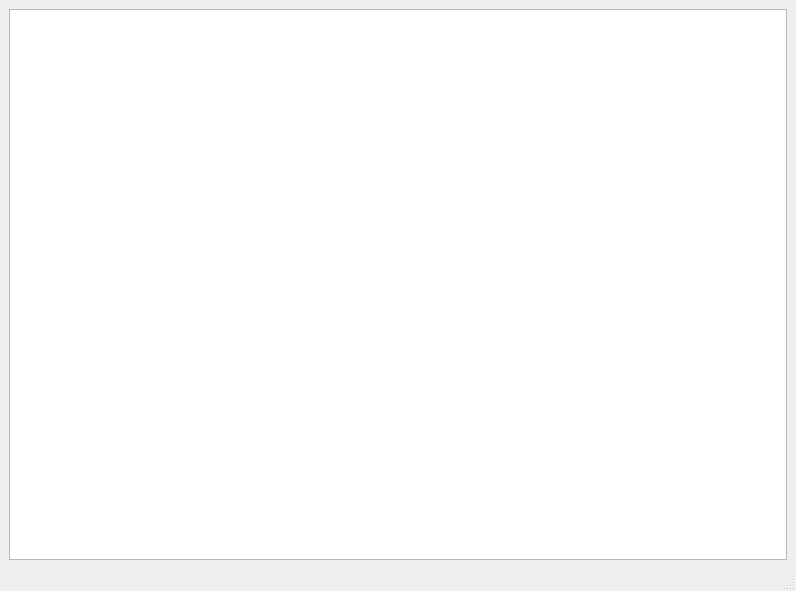
<?xml version="1.0" encoding="UTF-8"?>
<ui version="4.0">
 <class>MainWindow</class>
 <widget class="QMainWindow" name="MainWindow">
  <property name="geometry">
   <rect>
    <x>0</x>
    <y>0</y>
    <width>796</width>
    <height>591</height>
   </rect>
  </property>
  <property name="windowTitle">
   <string>MainWindow</string>
  </property>
  <widget class="QWidget" name="centralwidget">
   <layout class="QVBoxLayout" name="verticalLayout">
    <item>
     <widget class="QGraphicsView" name="graphicsView"/>
    </item>
   </layout>
  </widget>
  <widget class="QMenuBar" name="menubar">
   <property name="geometry">
    <rect>
     <x>0</x>
     <y>0</y>
     <width>796</width>
     <height>26</height>
    </rect>
   </property>
  </widget>
  <widget class="QStatusBar" name="statusbar"/>
 </widget>
 <resources/>
 <connections/>
</ui>
